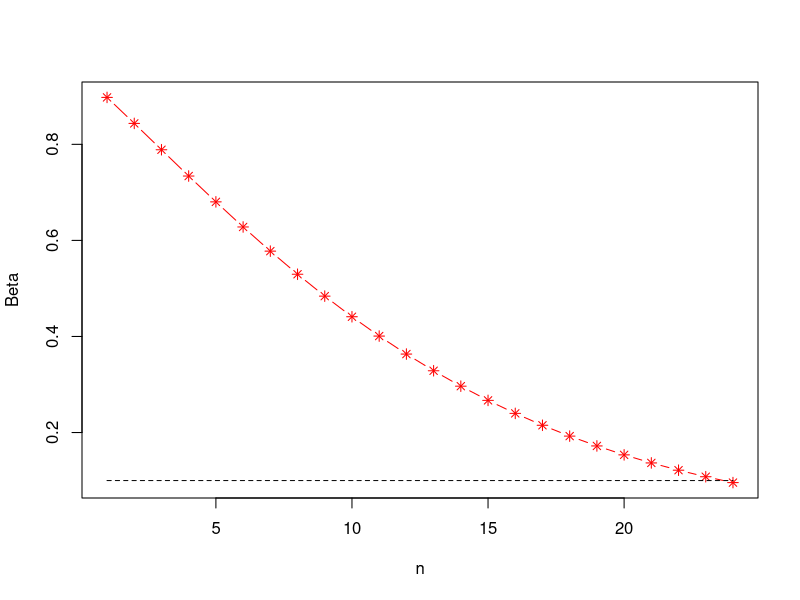
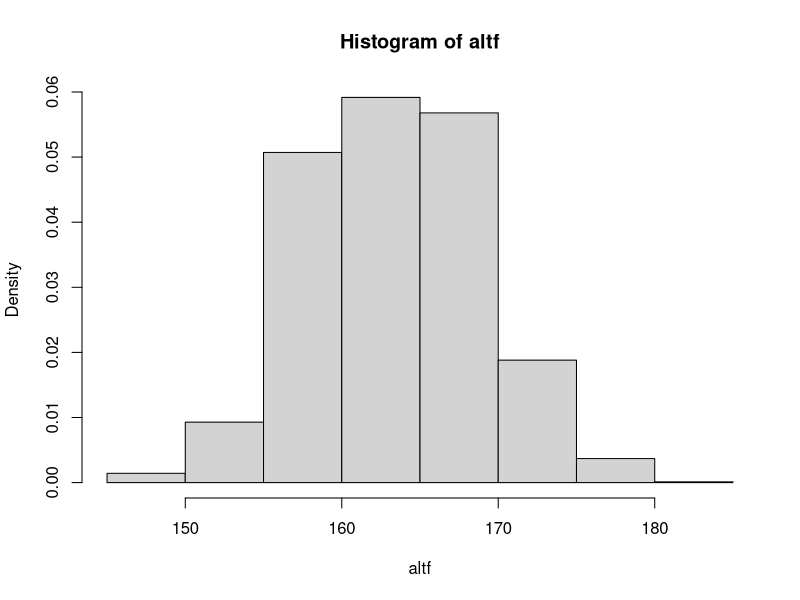
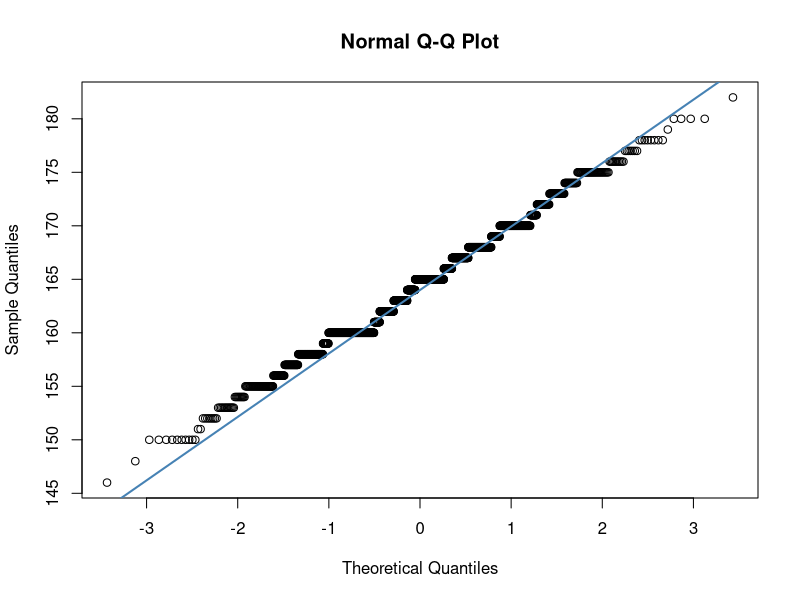
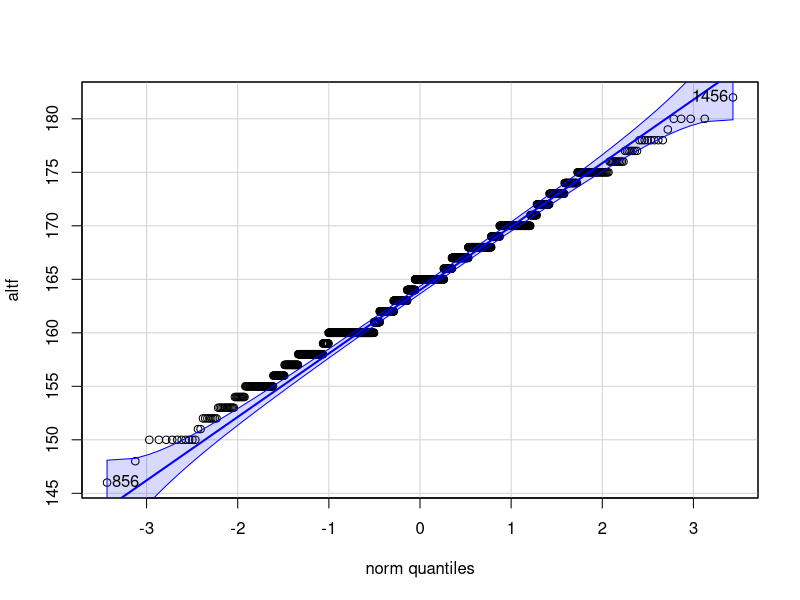
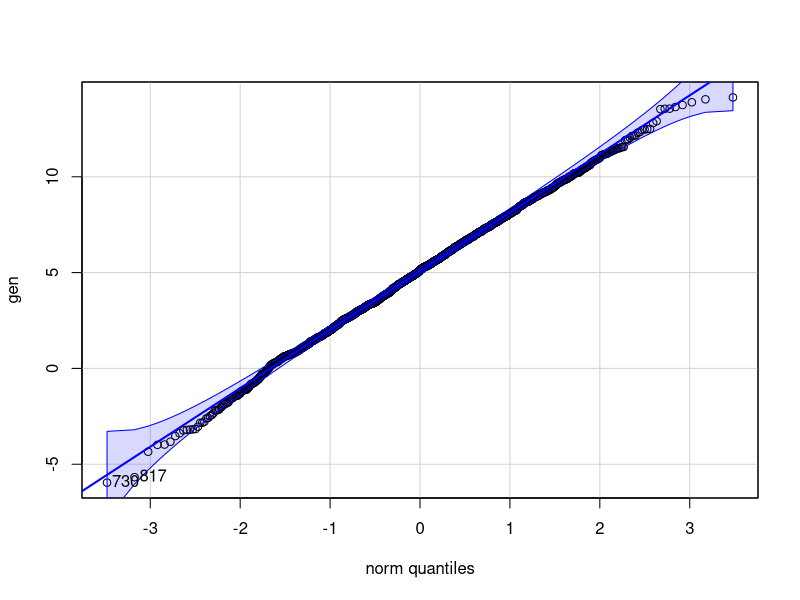
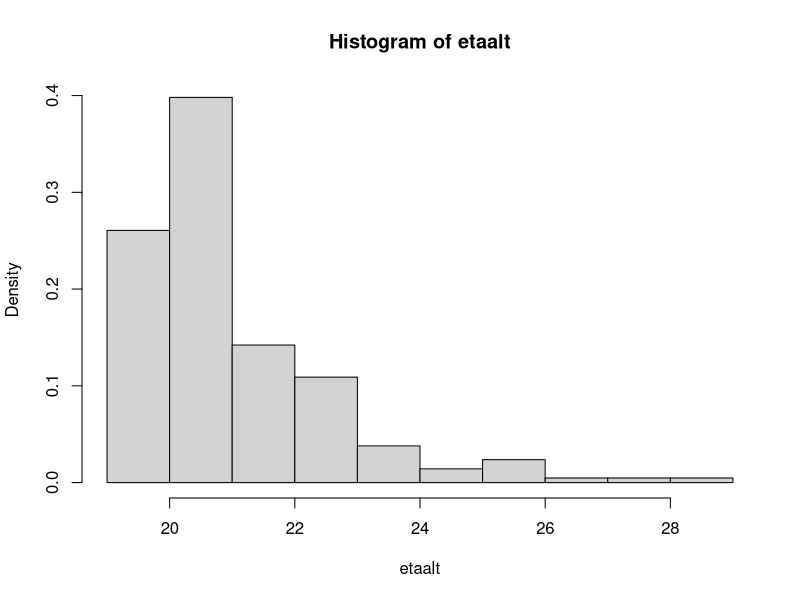

Write the R code that produced these figures, in order.
## Introduction to Hypothesis testing in R
# Fabio Postiglione (fpostiglione@unisa.it)
#---------------

getwd()   #return the current directory 
setwd('D:/PA/Didattica/AppliedStatistics/2025/LabR')

## Ex. 1
# H_0: sigma<=sig0 vs. H_a: sigma>sig0
sig0=.25; alpha=0.05; nn=20; S=0.33
criticVal <- sig0*sqrt(qchisq(1-alpha,nn-1)/(nn-1)); print(criticVal)
if(S < criticVal){  
  print("We accept H_0")
} else {
  print("We reject H_0")  
}
#------------

## Ex. 2
# H_0: mu=mu0 vs. H_a: mu!=mu0 -- pop. X~N(mu,sig^2) Known sig
sig=3; alpha=0.05
dati2 <- c(91.6,88.75,90.8,89.95,91.3)
nn=length(dati2)
mu0=90
Laccet <- mu0 - qnorm(1-alpha/2)*sig/sqrt(nn); Laccet
Uaccet <- mu0 + qnorm(1-alpha/2)*sig/sqrt(nn); Uaccet
xbar <- 1/nn*sum(dati2); xbar
if((xbar > Laccet)&&(xbar < Uaccet))  print("We accept H_0") else  print("We reject H_0")

#  b)
mu_a = 88
term1 = pnorm((mu0-mu_a)/(sig/sqrt(nn)) + qnorm(1-alpha/2))
term2 = pnorm((mu0-mu_a)/(sig/sqrt(nn)) - qnorm(1-alpha/2))
beta =  term1 - term2 
cat("Beta =",beta,"\n")

#  c)
betafix = 0.10 # other beta values can be adopted (e.g. beta = 0.05)

# Approximated value (based on term1=0.9997204 ~ 1, for n = 5)
NN_notInteger = ((sig/(mu0-mu_a))*(qnorm(1-alpha/2) + qnorm(1-betafix)))^2
cat("NN_notInteger =",NN_notInteger,"\n")
NN = ceiling(NN_notInteger)
cat("NN =",NN,"\n")

# Iterative procedure
trovato  = 0
NN2 = 1 # We could start from 6, since n=5 is not enough...
curr_BetaV = 0
indiceBetaV = 1
NNiniz <- NN2
while (trovato == 0) {
  currL = mu0 - qnorm(1-alpha/2)*sig/sqrt(NN2)
  currU = mu0 + qnorm(1-alpha/2)*sig/sqrt(NN2)
  curr_Beta = pnorm(currU,mean = mu_a,sd = sig/sqrt(NN2)) - pnorm(currL,mean = mu_a,sd = sig/sqrt(NN2))
  curr_BetaV[indiceBetaV] = curr_Beta
  if (curr_Beta < betafix) trovato = 1 else {
    NN2 = NN2 + 1
    indiceBetaV = indiceBetaV + 1
  }
}
cat("Num. of experiments:",NN2)
matplot(c(NNiniz:NN2),curr_BetaV,pch=8, lty=1, col="red", type="b",xlab = "n", ylab = "Beta")
matplot(c(NNiniz:NN2),rep(betafix,indiceBetaV),pch=NULL, lty=2, add=T, col="black", type="l")

#------------

## Ex. 3
# H_0: muX = muY vs. H_a: muX != muY
alpha=0.1
dati3 <- data.frame(X = c(89.5,90.0,91.0,91.5,92.5,91.0,89.0,89.5,91.0),
                    Y = c(89.5,91.5,91.0,89.0,91.5,92.0,92.0,90.5,90.0))
nn=nrow(dati3)
Xbar <- mean(dati3$X); Xbar
Ybar <- mean(dati3$Y); Ybar
S2 <- (sum((dati3$X-Xbar)^2)+sum((dati3$Y-Ybar)^2))/(2*(nn-1)); S2
S <- sqrt(S2); S

Laccet <- -qt(1-alpha/2, 2*(nn-1))*S*sqrt(2/nn); Laccet
Uaccet <- qt(1-alpha/2, 2*(nn-1))*S*sqrt(2/nn); Uaccet
DD <- Xbar - Ybar; DD
if((DD > Laccet)&&(DD < Uaccet))  print("We accept H_0") else  print("We reject H0")

#------------


# Other examples
 


## Examples of Hypothesis Test

#Example 1: (Uni-lateral test)
#Through measurements on average delay on data traffic, a telco operator knows that mean_delay = 50 msec.
#Before implementing a novel network strategy which aims to reduce the mean delay, the operator sets the following decision problem (to avoid useless investments):
# H_0: mean_delay >= 50 msec (no investment)
# H_a: mean_delay < 50 msec (investment ok)
# We assume that the communication delays are distributed according to a Normal distribution with unknown (for the operator) variance
#E.g. delay=rnorm(10000, mean = 49, sd=20) # var.= 20^2
#The operator can access to 30 experiments --> sample_delay=sample(delay,30).
# Assume a I type risk \alpha=0.05
mu_0 = 50
mu = 49; std=20
delay=rnorm(10000, mean = mu, sd=std)
n_sample=30
sample_delay=sample(delay,n_sample)
sample_mean=mean(sample_delay)
cat("Sample mean:",sample_mean,"\n")

alpha=0.05
t_score=qt(p = alpha, df=(n_sample - 1), lower.tail = T)
cat("\nQuantile",alpha,"equals to",t_score,"\n")

#I_c: the threshold of the set of the values of the test statistic enabling to reject H_0 under H_0 (critical region or "regione critica")
# I_c = mu_0 + S/sqrt(n) * t_score 

# temp=0
# for (i in 1:n_sample)
# {
#   temp = temp + (sample_delay[i]-sample_mean)^2
# }
# sample_stdev=sqrt(temp/(n_sample - 1)) #sd(sample_delay)
sample_stdev=sqrt(sum((sample_delay-sample_mean)^2)/(n_sample - 1))
critic=mu_0+(sample_stdev/sqrt(n_sample))*t_score
cat("I_c =",critic,"\n")

if(sample_mean < critic){  
print("We reject H_0: invest on the new network strategy")
} else {
print("We accept H_0: the actual network is fine")  
}

##
# qgamma(0.05,30,rate=1/50)
# 30*50+50*sqrt(30)*qnorm(0.05)
##

#-----------------------------


#Hypothesis T-Tests (Two-tailed tests)

#T-test on studenti dataset. May we reject (at alpha=0.05) 
#the hypothesis mu=170 for female height?

data=read.table("studenti.txt", header=TRUE)

altezza=data[,5] 
genere=data[,2]
altf=altezza[genere==1]
hist(altf,freq = F)


qqnorm(altf)
qqline(altf, col = "steelblue", lwd = 2)

library(car)
car::qqPlot(altf)

shapiro.test(altf)
gen <- rnorm(2000, mean = 5, sd = 3)
qqPlot(gen)
shapiro.test(gen)

t.test(altf,mu=170)
#H_0 must be rejected

# (mean(altf)-170)/(sd(altf)/sqrt(length(altf))) # t statistic
# qt(0.975,length(altf)-1) # quantile 1-alpha/2 

#Two-tailed t-test on mean age of 'studenti' with diploma 'alt'. The null hypothesis is that mean age = 21 - We still assume Normal distribution for the population (even if other distributions could be fit better the data)
eta=data[,3] 
dipalt=data[,9]
etaalt=eta[dipalt==1]
hist(etaalt,freq = F)
t.test(etaalt,mu=21)
#We cannot reject H_0
